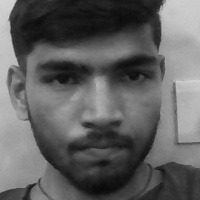
#> input picture Face_dataset/1.jpg, 200 x 200 px, given in place of the camera
$ python Dataset.py
#> lines starting #> are read from the running program, lines starting #| are printed output that depends on the picture
import cv2
import numpy as np
import pyttsx3

engine=pyttsx3.init()
voices=engine.getProperty('voices')
engine.setProperty('rate',180)
engine.setProperty('voice',voices[0].id)
engine.say("Ready to collect data set")
print("Ready to collect the dataset \n ")
engine.runAndWait()

face_classifier = cv2.CascadeClassifier('C:/Users/Mr.nitish yadav/AppData/Local/Programs/Python/Python311/Lib/site-packages/cv2/data/haarcascade_frontalface_default.xml')

engine.say(" opening camera ")
print("Opening Camera \n")
engine.runAndWait()
def face_extractor(img):

    gray = cv2.cvtColor(img,cv2.COLOR_BGR2GRAY)
    faces = face_classifier.detectMultiScale(gray,1.3,5)

    if faces is(" "):
        return None

    for(x,y,w,h) in faces:
        cropped_face = img[y:y+h, x:x+w]

    return cropped_face


cap = cv2.VideoCapture(0)
count = 0
engine.say(" Collecting Sample ")
print('Captring Face.....\n')
engine.runAndWait()

while True:
    ret, frame = cap.read()
#> frame is the input picture: shape (200, 200, 3); min 9, max 211, mean 96.5
    if face_extractor(frame) is not None:
#> in face_extractor, `faces = face_classifier.detectMultiScale(gray,1.3,5)`: faces = [[12, 13, 177, 177]]
#> the loop in face_extractor, `for(x,y,w,h) in faces:` made 1 pass
#> pass 1, in face_extractor, `cropped_face = img[y:y+h, x:x+w]`:
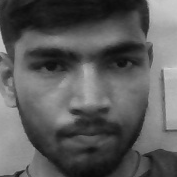
#> cropped_face: shape (177, 177, 3); min 9, max 211, mean 91.1
        count+=1
#> count = 1
        face = cv2.resize(face_extractor(frame),(200,200))
#> the loop in face_extractor (call 2), `for(x,y,w,h) in faces:` made 1 pass
        face = cv2.cvtColor(face, cv2.COLOR_BGR2GRAY)
#> face: shape (200, 200)

        file_name_path = 'C:/Users/Mr.nitish yadav/OneDrive/Desktop/face_dataset/'+str(count)+'.jpg'

        cv2.imwrite(file_name_path,face)

        cv2.putText(face,str(count),(50,50),cv2.FONT_HERSHEY_COMPLEX,1,(0,255,0),2)
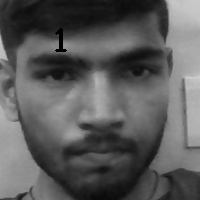
#> face: shape (200, 200); min 0, max 210, mean 90.7
        cv2.imshow('Face Cropper',face)
    else:
        print("Face not found")
        pass

    if cv2.waitKey(1)==13 or count==50:
#> (key Esc is pressed here)
        break

cap.release()
cv2.destroyAllWindows()
engine.say("Sample collected successfully ")
print('Samples Colletion Completed \n ')
engine.runAndWait()

engine.say("Now Ready to train the model")
print('Ready to train the model')
engine.runAndWait()

$ run again, on Face_dataset/10.jpg
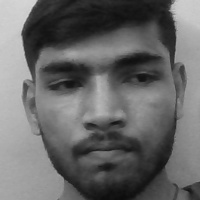
#> input picture Face_dataset/10.jpg, 200 x 200 px, given in place of the camera
#> frame is the input picture: shape (200, 200, 3); min 12, max 216, mean 103.7
#> faces = [[15, 16, 171, 171]]
#> the loop in face_extractor, `for(x,y,w,h) in faces:` made 1 pass
#> pass 1, in face_extractor, `cropped_face = img[y:y+h, x:x+w]`:
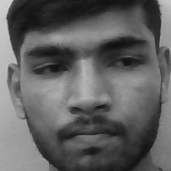
#> cropped_face: shape (171, 171, 3); min 15, max 210, mean 96.1
#> count = 1
#> the loop in face_extractor (call 2), `for(x,y,w,h) in faces:` made 1 pass
#> `cv2.putText(face,str(count),(50,50),cv2.FONT_HERSHEY_COMPLEX,1,(0,255,..`:
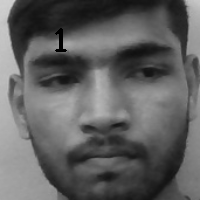
#> face: shape (200, 200); min 0, max 209, mean 95.7
